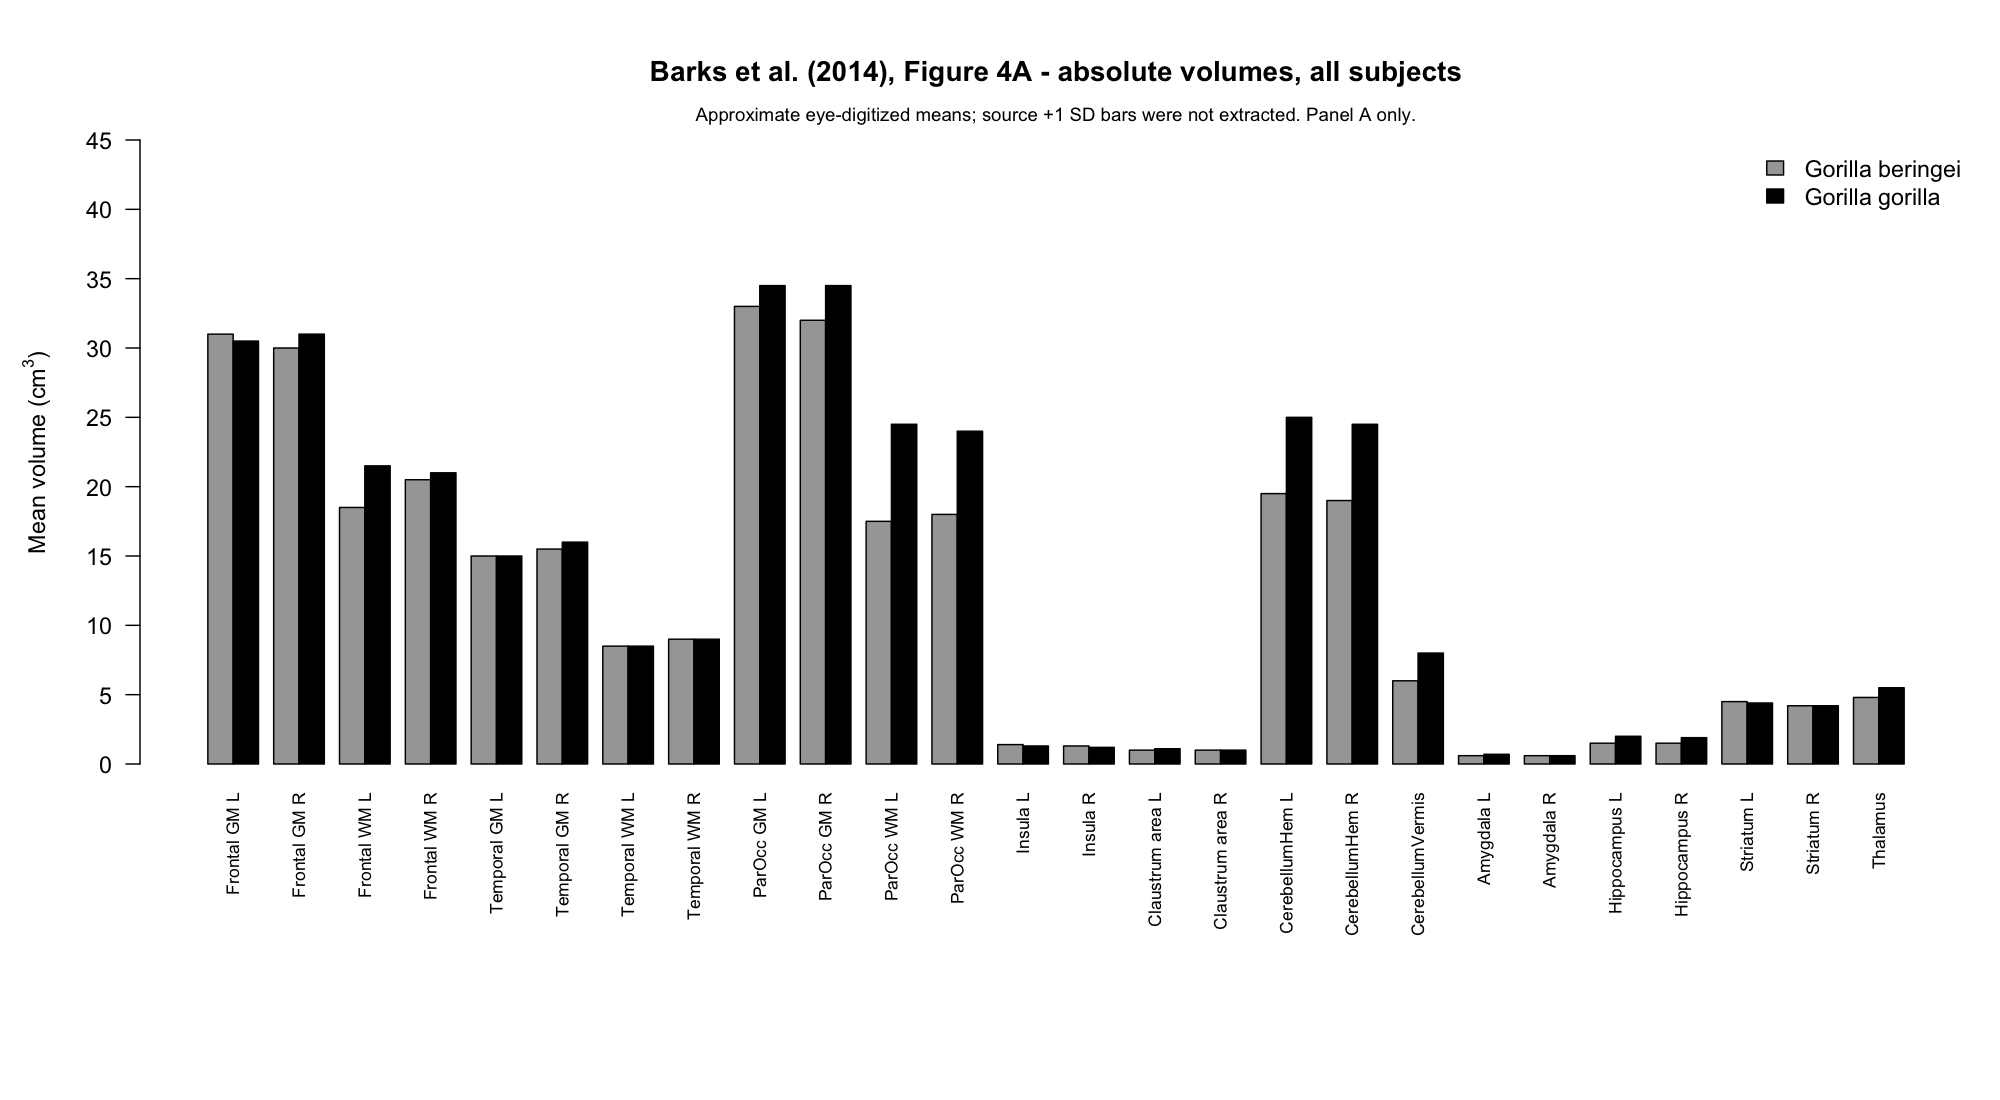

Reproduce this figure in R.
# Visual check of the extracted CSV; base R only.
# Run: Rscript Barks_etal_2014/Barks_etal_2014_Fig4A_replot.R
local({
  script <- local({
    for (i in rev(seq_len(sys.nframe()))) {
      p <- sys.frame(i)$ofile
      if (!is.null(p)) return(normalizePath(p))
    }
    a <- grep("^--file=", commandArgs(FALSE), value = TRUE)
    if (length(a)) return(normalizePath(sub("^--file=", "", a[1])))
    stop("Run the saved script with Rscript or source().")
  })
  folder <- dirname(script)
  item_name <- sub("_replot[.]R$", "", basename(script))
  d <- read.csv(file.path(folder, paste0(item_name, ".csv")))
  d <- d[match(c("Gorilla beringei", "Gorilla gorilla"), d$Species), ]
  # Raw cm3 columns are in source order; exclude derived mm3 aggregates.
  columns <- grep("_cm3$", names(d), value = TRUE)
  heights <- as.matrix(d[, columns])
  labels <- gsub("_", " ", sub("_cm3$", "", columns))
  labels <- sub("Claustrum", "Claustrum area", labels)

  png(file.path(folder, paste0(item_name, "_replot.png")),
      width = 2000, height = 1100, res = 140)
  on.exit(dev.off())
  par(mar = c(12, 5, 5, 1))
  colours <- c("grey65", "black")
  barplot(heights, beside = TRUE, space = c(0, 0.6), col = colours,
          border = "black", names.arg = labels, las = 2, cex.names = 0.75,
          ylim = c(0, 45), yaxs = "i", yaxt = "n",
          ylab = expression("Mean volume (" * cm^3 * ")"),
          main = "Barks et al. (2014), Figure 4A - absolute volumes, all subjects")
  axis(2, at = seq(0, 45, 5), las = 1)
  legend("topright", legend = d$Species, fill = colours, bty = "n")
  mtext("Approximate eye-digitized means; source +1 SD bars were not extracted. Panel A only.",
        side = 3, line = 0.5, cex = 0.8)
})
